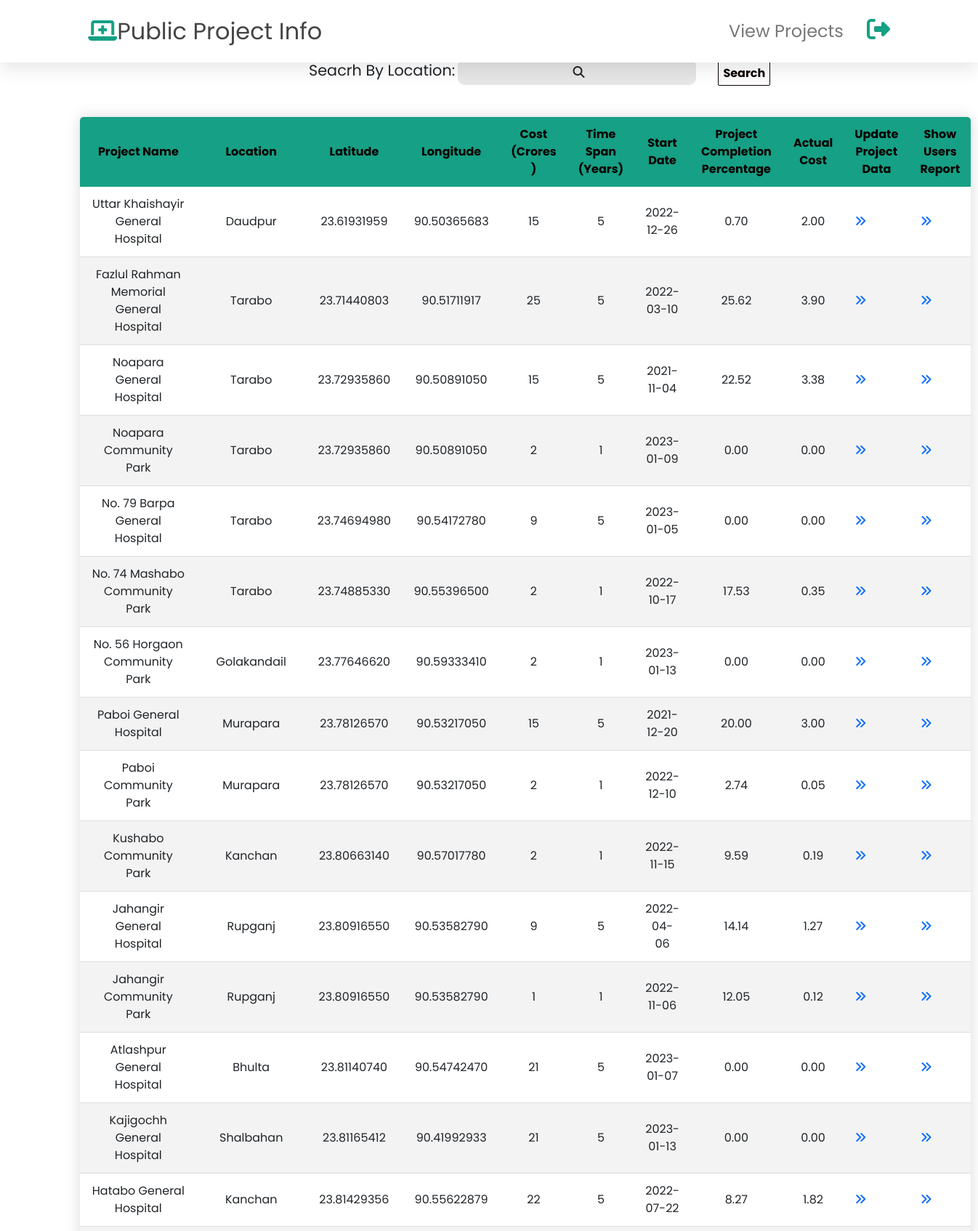
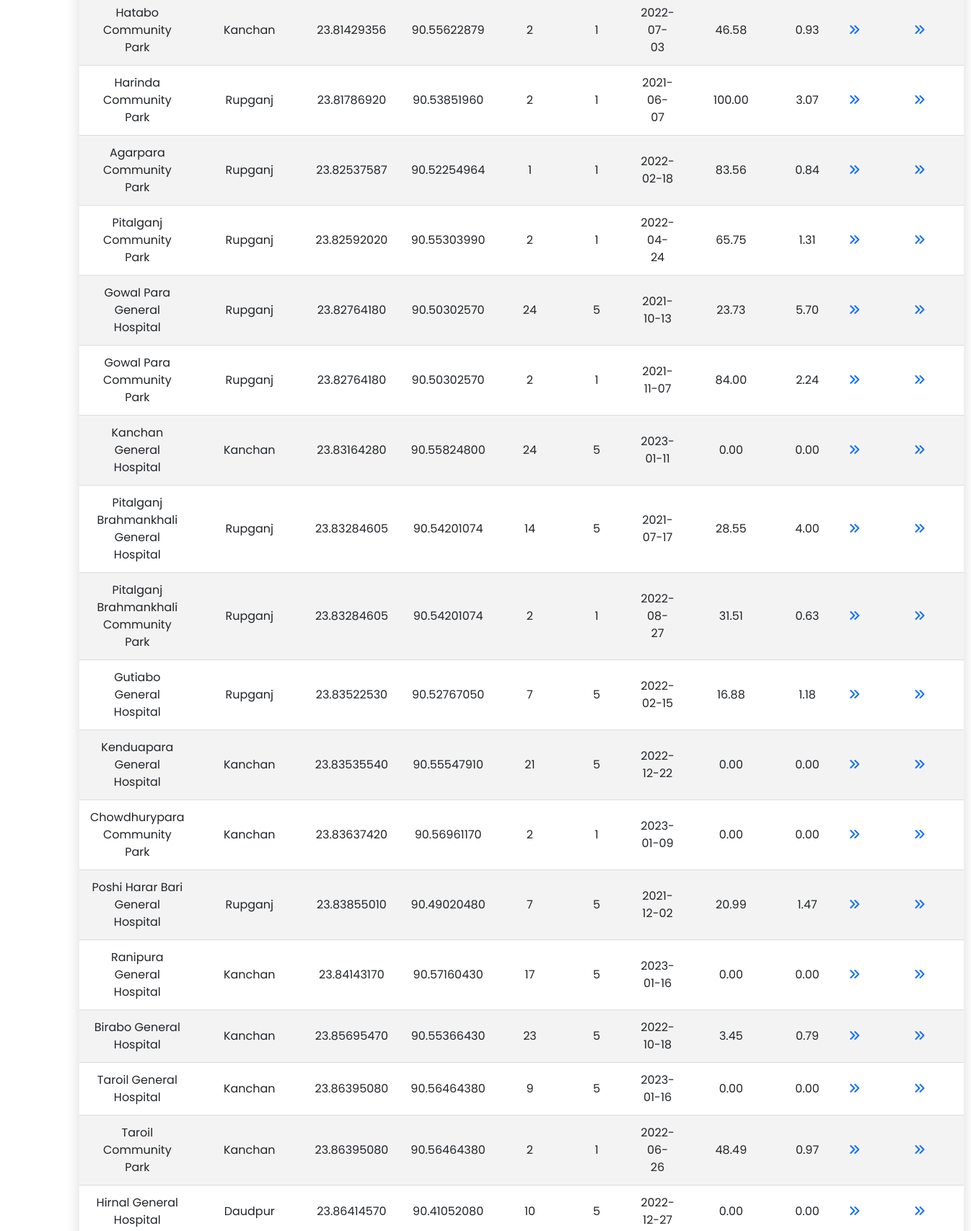
The page /PHP/EXCUser/ViewProjects.php (signed in, upper part) on the database its author committed (2 pictures, top to bottom).
### tables this page shows
CREATE TABLE `proj` (
  `name` varchar(60) DEFAULT NULL,
  `location` varchar(24) DEFAULT NULL,
  `latitude` decimal(10,8) DEFAULT NULL,
  `longitude` decimal(10,8) DEFAULT NULL,
  `exect` varchar(5) DEFAULT NULL,
  `cost` int(4) DEFAULT NULL,
  `timespan` int(1) DEFAULT NULL,
  `project_id` varchar(8) DEFAULT NULL,
  `goal` varchar(53) DEFAULT NULL,
  `start_date` varchar(10) DEFAULT NULL,
  `completion` decimal(5,2) DEFAULT NULL,
  `actual_cost` decimal(5,2) DEFAULT NULL
);

### PHP/EXCUser/ViewProjects.php (the view, shortened to what this page needs)
<?php
require_once './includes/header.php';
?>
<?php
function showprojects($sql)
{
    $conn = mysqli_connect('localhost', 'root', '', 'dpp');
    $query = $sql;
    $result = mysqli_query($conn, $query);
    while ($r = mysqli_fetch_array($result)) {
        echo '<tr>';
        echo '<td><center>' . $r['name'] . '</center></td>';
        echo '<td><center>' . $r['location'] . '</center></td>';
        echo '<td><center>' . $r['latitude'] . '</center></td>';
        echo '<td><center>' . $r['longitude'] . '</center></td>';
        echo '<td><center>' . $r['cost'] . '</center></td>';
        echo '<td><center>' . $r['timespan'] . '</center></td>';
        echo '<td><center>' . $r['start_date'] . '</center></td>';
        echo '<td><center>' . $r['completion'] . '</center></td>';
        echo '<td><center>' . $r['actual_cost'] . '</center></td>';
        echo "<td><a href=\"Projectupdate.php?project_id=$r[project_id]\"><input type='submit' value='' ><i class='fas fa-angle-double-right'></i></i></i></a></td>";
        echo "<td><a href=\"ShowReport.php?project_id=$r[project_id]\"><input type='submit' value='' ><i class='fas fa-angle-double-right'></i></i></i></a></td>";
        echo '</tr><center>';
    }
}
?>
<section class="BookApt">
    <div class="titletext">
        <h2><i class="fas fa-angle-double-right"></i> Book Appointment </h2>
    </div>
    <form class="Bookapt-form" action="<?php echo $_SERVER['PHP_SELF']; ?>" method="post">
        <div class="srchdt">
            <div class="deptin">
                <label id="aptl1" for="Search">Seacrh By Location: </label>
                <input id="aptsrc" type="text" name="search" value="<?php if (isset($_POST['search']))
                    echo $_POST['search']; ?>"><i class="fas fa-search"></i>
            </div>
            <div class="dtsrc">
                <button type="submit" name="submit" class="dtsrcbtn">Search</button>
            </div>
        </div>
    </form>
    <table class="tablestyle">
        <thead>
            <tr>
                <th>Project Name</th>
                <th>Location</th>
                <th>Latitude</th>
                <th>Longitude</th>
                <th>Cost (Crores )</th>
                <th>Time Span (Years)</th>
                <th>Start Date</th>
                <th>Project Completion Percentage</th>
                <th>Actual Cost</th>
                <th>Update Project Data</th>
                <th>Show Users Report</th>
            </tr>
        </thead>
        <tbody>
</section>
<?php
$user_name = $_SESSION["excuser_name"];
$query = "SELECT * FROM users WHERE Uname='$user_name';";
$conn = mysqli_connect('localhost', 'root', '', 'dpp');
$result = mysqli_query($conn, $query);
while ($row = mysqli_fetch_assoc($result)) {
    $type = $row['UType_Criteria'];
}
if (isset($_POST["submit"])) {
    $dept = $_POST['search'];
    $qry = "SELECT * FROM proj WHERE location like '%$dept%' and exect='$type'";
    showprojects($qry);
} else {
    $qry = "SELECT *FROM proj where exect='$type'";
    showprojects($qry);
}
?>

### PHP/EXCUser/css/style.css (style rules this page uses)
* { margin: 0; padding: 0; box-sizing: border-box; font-family: "Poppins", sans-serif; outline: none; border: none; text-transform: capitalize; text-decoration: none; }
a:link { text-decoration: none; }
.BookApt { margin-left: 100px; margin-right: 100px; top: 100px; padding: 10px; }
.deptin i { position: absolute; margin-top: 10px; margin-left: -170px; }
#aptl1 { font-size: 1.3rem; }
#aptsrc { background: #e6e6e6; color: rgb(3, 2, 2); letter-spacing: 0.5px; padding: 6px 6px; border-radius: 10px; font-size: 1rem; text-align: center; }
.BookApt tr { font-size: 1rem; }
.srchdt { display: flex; align-items: center; margin-left: 300px; }
.srchdt>div { margin: 15px; }
.dtsrcbtn { color: #0c0101; background-color: #fcfcfc; padding: 4px 6px; font-weight: bold; cursor: pointer; transition: opacity 0.4s; border: solid; border-width: 1px; border-radius: 2px; font-size: 1em; }
.tablestyle { border-collapse: collapse; margin: 25px 0; margin-bottom: 101px; font-size: 1.2rem; min-width: 400px; border-radius: 5px 5px 0 0; overflow: hidden; box-shadow: 0 0 20px rgba(0, 0, 0, 0.15); }
.tablestyle thead tr { background-color: #16a085; color: #070000; text-align: center; font-weight: bold; }
.tablestyle th, .tablestyle td { padding: 12px 15px; }
.tablestyle tbody tr { border-bottom: 1px solid #dddddd; }
.tablestyle tbody tr:nth-of-type(even) { background-color: #f3f3f3; }
.titletext h2 { padding: 5px; color: #009879; text-align: center; font-weight: bold; }

### rows shown on the page
proj: name "Uttar Khaishayir General Hospital", location "Daudpur", latitude "23.61931959", longitude "90.50365683", cost "15", timespan "5", start_date "2022-12-26", completion "0.70", actual_cost "2.00"
proj: name "Fazlul Rahman Memorial General Hospital", location "Tarabo", latitude "23.71440803", longitude "90.51711917", cost "25", timespan "5", start_date "2022-03-10", completion "25.62", actual_cost "3.90"
proj: name "Noapara General Hospital", location "Tarabo", latitude "23.72935860", longitude "90.50891050", cost "15", timespan "5", start_date "2021-11-04", completion "22.52", actual_cost "3.38"
proj: name "Noapara Community Park", location "Tarabo", latitude "23.72935860", longitude "90.50891050", cost "2", timespan "1", start_date "2023-01-09", completion "0.00", actual_cost "0.00"
proj: name "No. 79 Barpa General Hospital", location "Tarabo", latitude "23.74694980", longitude "90.54172780", cost "9", timespan "5", start_date "2023-01-05", completion "0.00", actual_cost "0.00"
proj: name "No. 74 Mashabo Community Park", location "Tarabo", latitude "23.74885330", longitude "90.55396500", cost "2", timespan "1", start_date "2022-10-17", completion "17.53", actual_cost "0.35"
proj: name "No. 56 Horgaon Community Park", location "Golakandail", latitude "23.77646620", longitude "90.59333410", cost "2", timespan "1", start_date "2023-01-13", completion "0.00", actual_cost "0.00"
proj: name "Paboi General Hospital", location "Murapara", latitude "23.78126570", longitude "90.53217050", cost "15", timespan "5", start_date "2021-12-20", completion "20.00", actual_cost "3.00"
proj: name "Paboi Community Park", location "Murapara", latitude "23.78126570", longitude "90.53217050", cost "2", timespan "1", start_date "2022-12-10", completion "2.74", actual_cost "0.05"
proj: name "Kushabo Community Park", location "Kanchan", latitude "23.80663140", longitude "90.57017780", cost "2", timespan "1", start_date "2022-11-15", completion "9.59", actual_cost "0.19"
proj: name "Jahangir General Hospital", location "Rupganj", latitude "23.80916550", longitude "90.53582790", cost "9", timespan "5", start_date "2022-04-06", completion "14.14", actual_cost "1.27"
proj: name "Jahangir Community Park", location "Rupganj", latitude "23.80916550", longitude "90.53582790", cost "1", timespan "1", start_date "2022-11-06", completion "12.05", actual_cost "0.12"
proj: name "Atlashpur General Hospital", location "Bhulta", latitude "23.81140740", longitude "90.54742470", cost "21", timespan "5", start_date "2023-01-07", completion "0.00", actual_cost "0.00"
proj: name "Kajigochh General Hospital", location "Shalbahan", latitude "23.81165412", longitude "90.41992933", cost "21", timespan "5", start_date "2023-01-13", completion "0.00", actual_cost "0.00"
proj: name "Hatabo General Hospital", location "Kanchan", latitude "23.81429356", longitude "90.55622879", cost "22", timespan "5", start_date "2022-07-22", completion "8.27", actual_cost "1.82"
proj: name "Hatabo Community Park", location "Kanchan", latitude "23.81429356", longitude "90.55622879", cost "2", timespan "1", start_date "2022-07-03", completion "46.58", actual_cost "0.93"
proj: name "Harinda Community Park", location "Rupganj", latitude "23.81786920", longitude "90.53851960", cost "2", timespan "1", start_date "2021-06-07", completion "100.00", actual_cost "3.07"
proj: name "Agarpara Community Park", location "Rupganj", latitude "23.82537587", longitude "90.52254964", cost "1", timespan "1", start_date "2022-02-18", completion "83.56", actual_cost "0.84"
proj: name "Pitalganj Community Park", location "Rupganj", latitude "23.82592020", longitude "90.55303990", cost "2", timespan "1", start_date "2022-04-24", completion "65.75", actual_cost "1.31"
proj: name "Gowal Para General Hospital", location "Rupganj", latitude "23.82764180", longitude "90.50302570", cost "24", timespan "5", start_date "2021-10-13", completion "23.73", actual_cost "5.70"
proj: name "Gowal Para Community Park", location "Rupganj", latitude "23.82764180", longitude "90.50302570", cost "2", timespan "1", start_date "2021-11-07", completion "84.00", actual_cost "2.24"
proj: name "Kanchan General Hospital", location "Kanchan", latitude "23.83164280", longitude "90.55824800", cost "24", timespan "5", start_date "2023-01-11", completion "0.00", actual_cost "0.00"
proj: name "Pitalganj Brahmankhali General Hospital", location "Rupganj", latitude "23.83284605", longitude "90.54201074", cost "14", timespan "5", start_date "2021-07-17", completion "28.55", actual_cost "4.00"
proj: name "Pitalganj Brahmankhali Community Park", location "Rupganj", latitude "23.83284605", longitude "90.54201074", cost "2", timespan "1", start_date "2022-08-27", completion "31.51", actual_cost "0.63"
proj: name "Gutiabo General Hospital", location "Rupganj", latitude "23.83522530", longitude "90.52767050", cost "7", timespan "5", start_date "2022-02-15", completion "16.88", actual_cost "1.18"
proj: name "Kenduapara General Hospital", location "Kanchan", latitude "23.83535540", longitude "90.55547910", cost "21", timespan "5", start_date "2022-12-22", completion "0.00", actual_cost "0.00"
proj: name "Chowdhurypara Community Park", location "Kanchan", latitude "23.83637420", longitude "90.56961170", cost "2", timespan "1", start_date "2023-01-09", completion "0.00", actual_cost "0.00"
proj: name "Poshi Harar Bari General Hospital", location "Rupganj", latitude "23.83855010", longitude "90.49020480", cost "7", timespan "5", start_date "2021-12-02", completion "20.99", actual_cost "1.47"
proj: name "Ranipura General Hospital", location "Kanchan", latitude "23.84143170", longitude "90.57160430", cost "17", timespan "5", start_date "2023-01-16", completion "0.00", actual_cost "0.00"
proj: name "Birabo General Hospital", location "Kanchan", latitude "23.85695470", longitude "90.55366430", cost "23", timespan "5", start_date "2022-10-18", completion "3.45", actual_cost "0.79"
proj: name "Taroil General Hospital", location "Kanchan", latitude "23.86395080", longitude "90.56464380", cost "9", timespan "5", start_date "2023-01-16", completion "0.00", actual_cost "0.00"
proj: name "Taroil Community Park", location "Kanchan", latitude "23.86395080", longitude "90.56464380", cost "2", timespan "1", start_date "2022-06-26", completion "48.49", actual_cost "0.97"
proj: name "Hirnal General Hospital", location "Daudpur", latitude "23.86414570", longitude "90.41052080", cost "10", timespan "5", start_date "2022-12-27", completion "0.00", actual_cost "0.00"
